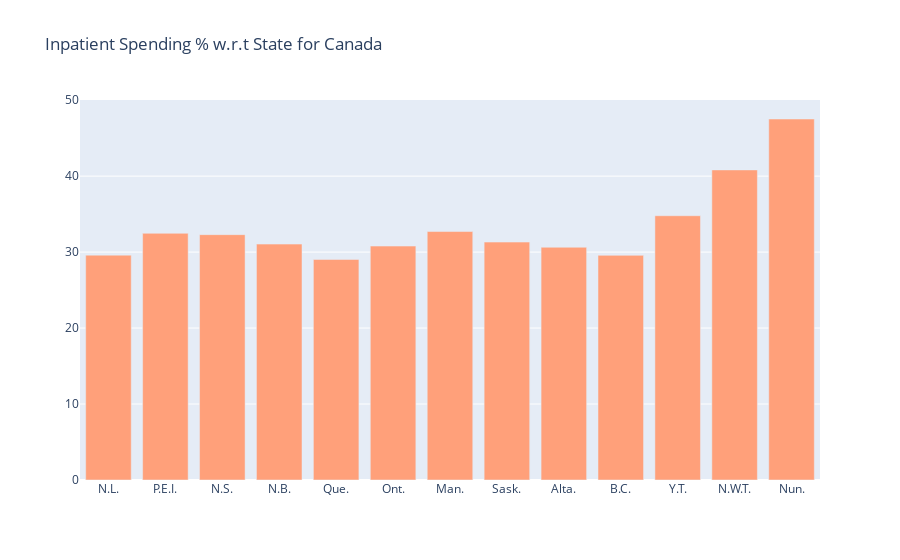

Notebook cell for this chart:
### Code cell
# fig = px.bar(canada_inpatient_statewise,x = 'State', y=['Percent of inpatient spending'], title = 'Inpatient Spending w.r.t State for Canada',
#       )
# fig.show()

import plotly.graph_objects as go
fig = go.Figure(
    go.Bar(x = canada_inpatient_statewise['State'],
        y = canada_inpatient_statewise['Percent of inpatient spending'],
        marker_color='lightsalmon'
    )
    )
fig.update_layout(title_text='Inpatient Spending % w.r.t State for Canada')
fig.show()

### Figure 1 — Plotly figure (JSON) as saved in the notebook; plotly's stock layout.template omitted (floating-point values rounded to 4 significant figures)
{"data": [{"marker": {"color": "lightsalmon"}, "type": "bar", "x": ["N.L.", "P.E.I.", "N.S.", "N.B.", "Que.", "Ont.", "Man.", "Sask.", "Alta.", "B.C.", "Y.T.", "N.W.T.", "Nun."], "y": [29.6, 32.47, 32.3, 31.05, 29.03, 30.79, 32.71, 31.32, 30.64, 29.57, 34.79, 40.82, 47.52]}], "layout": {"title": {"text": "Inpatient Spending % w.r.t State for Canada"}}}
